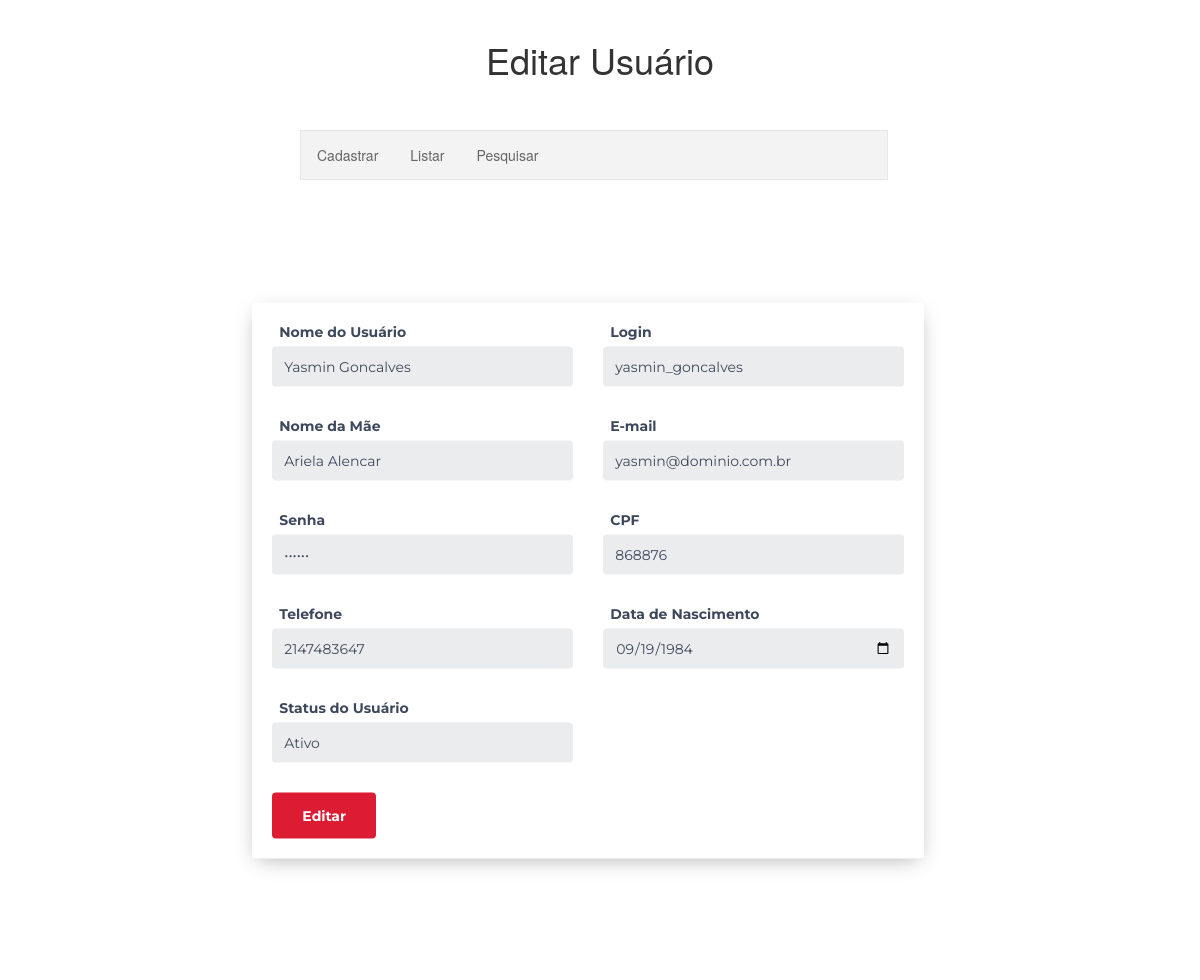
/1/edit_usuario.php?id=3, run on the app's committed database.
### tables this page shows
CREATE TABLE `usuarios` (
  `id` int(4) NOT NULL,
  `nome` varchar(150) NOT NULL,
  `login_user` varchar(150) NOT NULL,
  `senha` varchar(150) NOT NULL,
  `email` varchar(150) NOT NULL,
  `telefone` int(15) NOT NULL,
  `cpf` int(15) NOT NULL,
  `dt_nascimento` date NOT NULL,
  `nome_mae` varchar(150) NOT NULL,
  `user_status` varchar(15) NOT NULL,
  `dt_inclusao` timestamp NOT NULL DEFAULT current_timestamp() ON UPDATE current_timestamp(),
  `dt_alteracao` timestamp NOT NULL DEFAULT current_timestamp() ON UPDATE current_timestamp()
);

### 1/edit_usuario.php (the view, shortened to what this page needs)
<?php
include_once("../conexao.php");
$id = filter_input(INPUT_GET, 'id', FILTER_SANITIZE_NUMBER_INT);
$result_usuario = "SELECT * FROM usuarios WHERE id = '$id'";
$resultado_usuario = mysqli_query($conexao, $result_usuario);
$row_usuario = mysqli_fetch_assoc($resultado_usuario);
?>
<!DOCTYPE html>
<html lang="pt-br">
<head>
	<link type="text/css" rel="stylesheet" href="../assets/css/bootstrap.min.css" />
	<link type="text/css" rel="stylesheet" href="../assets/css/style.css" />
</head>
<body>
<br>
	<h1 style="text-align:center">Editar Usuário</h1>
<div style="width: 49%;margin-left: 25%">
<ul style="margin-top: 50px">
<li><a href="cad_usuario.php">Cadastrar</a></li>
	<li><a href="index.php">Listar</a></li>
	<li><a href="pesquisar.php">Pesquisar</a>
</ul></div>
	<div id="teste">
		<div id="booking" class="section">
			<div class="section-center">
				<div class="container">
					<div class="row">
						<div class="col-md-7 col-md-push-5">
						</div>
						<div class="col-md-4 col-md-pull-7">
							<div class="booking-form">
								<form method="POST" action="proc_edit_usuario.php">
									<div class="row">
										<div class="col-sm-6">
											<div class="form-group">
												<span class="form-label">Nome do Usuário</span>
												<input name="nome" class="form-control" type="text" name="nome" placeholder="Digite seu nome completo" value="<?php echo $row_usuario['nome']; ?>">
											</div>
										</div>
										<div class="col-sm-6">
											<div class="form-group">
												<span class="form-label">Login</span>
												<input name="login_user" class="form-control" type="text" name="login" placeholder="Escolha um login" value="<?php echo $row_usuario['login_user']; ?>">
											</div>
										</div>
									</div>
									<div class="row">
										<div class="col-sm-6">
											<div class="form-group">
												<span class="form-label">Nome da Mãe</span>
												<input name="nome_mae" class="form-control" type="text" name="nome_mae" placeholder="Digite o nome de sua mãe" value="<?php echo $row_usuario['nome_mae']; ?>">
											</div>
										</div>
										<div class="col-sm-6">
											<span class="form-label">E-mail</span>
											<input name="email" class="form-control" type="email" name="email" placeholder="Digite o seu melhor e-mail" value="<?php echo $row_usuario['email']; ?>">
										</div>
									</div>
									<div class="row">
										<div class="col-sm-6">
											<div class="form-group">
												<span class="form-label">Senha</span>
												<input name="senha" class="form-control" type="password" name="senha" placeholder="Digite uma senha" value="<?php echo $row_usuario['senha']; ?>">
											</div>
										</div>
										<div class="col-sm-6">
											<div class="form-group">
												<span class="form-label">CPF</span>
												<input name="cpf" class="form-control" type="text" name="cpf" placeholder="Digite o seu CPF" value="<?php echo $row_usuario['cpf']; ?>">
											</div>
										</div>
									</div>
									<div class="row">
										<div class="col-sm-6">
											<span class="form-label">Telefone</span>
											<input name="telefone" class="form-control" type="number" name="telefone" placeholder="Digite o seu telefone" value="<?php echo $row_usuario['telefone']; ?>">
										</div>
										<div class="col-sm-6">
											<div class="form-group">
												<span class="form-label">Data de Nascimento</span>
												<input name="dt_nascimento" class="form-control" type="date" placeholder="Digite o sua data de nascimento" value="<?php echo $row_usuario['dt_nascimento']; ?>">
											</div>
										</div>
									</div>
									<div class="row ">
										<div class="col-sm-6">
											<div class="form-group">
											<span class="form-label">Status do Usuário</span>
												<select data-trigger="" class="form-control"  name="user_status" value="<?php echo $row_usuario['user_status']; ?>">>
													<option value="Ativo">Ativo</option>
												</select>
											</div>
										</div>
									</div>
									<div class="form-btn">
										<button class="submit-btn">Editar</button>
									</div>
								</form>
							</div>
						</div>
					</div>
				</div>
			</div>
		</div>
	</div>
</body>
</html>

### assets/css/style.css (style rules this page uses)
.section { position: relative; height: 100vh; }
.section .section-center { position: absolute; top: 50%; left: 0; right: 0; -webkit-transform: translateY(-50%); transform: translateY(-50%); }
#booking { font-family: 'Montserrat', sans-serif; background-size: cover; background-position: center; }
#booking::before { content: ''; position: absolute; left: 0; right: 0; bottom: 0; top: 0; background: #ffffff }
.booking-form { background-color: #fff; padding: 20px 20px; -webkit-box-shadow: 0px 5px 20px -5px rgba(0, 0, 0, 0.3); box-shadow: 0px 5px 20px -5px rgba(0, 0, 0, 0.3); border-radius: 4px; }
.booking-form .form-group { position: relative; margin-bottom: 30px; }
.booking-form .form-control { background-color: #ebecee; border-radius: 4px; border: none; height: 40px; -webkit-box-shadow: none; box-shadow: none; color: #3e485c; font-size: 14px; }
.booking-form .form-control::placeholder { color: rgba(62, 72, 92, 0.3); }
.booking-form select.form-control { -webkit-appearance: none; -moz-appearance: none; appearance: none; }
.booking-form .form-label { display: inline-block; color: #3e485c; font-weight: 700; margin-bottom: 6px; margin-left: 7px; }
.booking-form .submit-btn { display: inline-block; color: #fff; background-color: #db1c32; font-weight: 700; padding: 14px 30px; border-radius: 4px; border: none; -webkit-transition: 0.2s all; transition: 0.2s all; }

### 1/edit_usuario.php (style rules this page uses)
ul { list-style-type: none; margin: 0; padding: 0; overflow: hidden; border: 1px solid #e7e7e7; background-color: #f3f3f3; }
li { float: left; }
li a { display: block; color: #666; text-align: center; padding: 14px 16px; text-decoration: none; }

### data on the page
usuarios: nome "Yasmin Goncalves", login_user "yasmin_goncalves", nome_mae "Ariela Alencar", email "yasmin@dominio.com.br", cpf "868876", telefone "2147483647", dt_nascimento "09/19/1984", user_status "Ativo"
